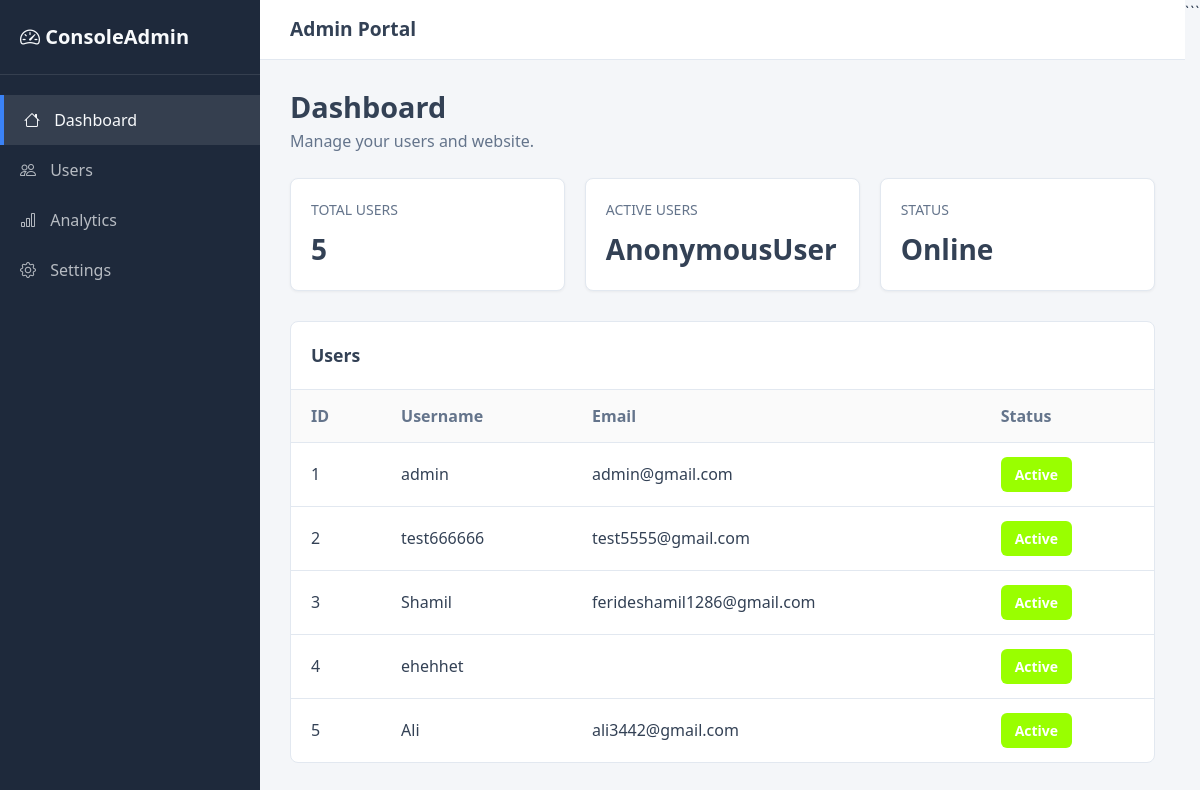
The app's page /admindashboard/ with its own data.
### users/models.py (models this page shows)
class Custom_User(AbstractUser):
    image = models.ImageField(upload_to="users/")
    phone = models.CharField(
    max_length=20,
    blank=True,
    null=True
    )

### main/views.py (the view)
# urls.py: path("admindashboard/",views.admin_dashboard,name="admindashboard"),
def admin_dashboard(request):
    users = User.objects.all()
    total_users = users.count()
    context = {
        "users": users,
        "total_users": total_users
    }
    return render(request, "admin_dashboard.html", context)

### templates/admin_dashboard.html (shortened to what this page needs)
<!DOCTYPE html>
<html lang="en">
<head>
    <link rel="stylesheet"
          href="https://cdn.jsdelivr.net/npm/bootstrap@4.0.0/dist/css/bootstrap.min.css">
    <link rel="stylesheet"
          href="https://cdn.jsdelivr.net/npm/bootstrap-icons@1.11.3/font/bootstrap-icons.min.css">
</head>
<body>
    <aside class="admin-sidebar">
        <div class="sidebar-brand">
            <i class="bi bi-speedometer2"></i>
            ConsoleAdmin
        </div>
        <ul class="sidebar-menu">
            <li class="active">
                <a href="#">
                    <i class="bi bi-house"></i>
                    Dashboard
                </a>
            </li>
            <li>
                <a href="#">
                    <i class="bi bi-people"></i>
                    Users
                </a>
            </li>
            <li>
                <a href="#">
                    <i class="bi bi-bar-chart"></i>
                    Analytics
                </a>
            </li>
            <li>
                <a href="#">
                    <i class="bi bi-gear"></i>
                    Settings
                </a>
            </li>
        </ul>
    </aside>
    <main class="admin-main">
        <header class="admin-header">
            <div class="admin-header-title">
                Admin Portal
            </div>
        </header>
        <div class="dashboard-content">
            <div class="page-title">
                <h1>Dashboard</h1>
                <p>Manage your users and website.</p>
            </div>
            <div class="metrics-grid">
                <div class="dashboard-card">
                    <div class="dashboard-card-title">
                        Total Users
                    </div>
                    <div class="dashboard-card-value">
                        {{ users|length }}
                    </div>
                </div>
                <div class="dashboard-card">
                    <div class="dashboard-card-title">
                        Active Users
                    </div>
                    <div class="dashboard-card-value">
                        {{request.user}}
                    </div>
                </div>
                <div class="dashboard-card">
                    <div class="dashboard-card-title">
                        Status
                    </div>
                    <div class="dashboard-card-value">
                        Online
                    </div>
                </div>
            </div>
            <div class="users-table-container">
                <div class="users-table-title">
                    Users
                </div>
                <table class="users-table">
                    <thead>
                        <tr>
                            <th>ID</th>
                            <th>Username</th>
                            <th>Email</th>
                            <th>Status</th>
                        </tr>
                    </thead>
                    <tbody>
                        {% for user in users %}
                        <tr>
                            <td>
                                {{ user.id }}
                            </td>
                            <td>
                                {{ user.username }}
                            </td>
                            <td>
                                {{ user.email }}
                            </td>
                            <td>
                                <form method="POST"
                                      action="{% url 'toggle_user_active' user.id %}">
                                    {% if user.is_active %}
                                        <button type="submit"
                                                class="status-btn active">
                                            Active
                                        </button>
                                    {% else %}
                                        <button type="submit"
                                                class="status-btn inactive">
                                            Inactive
                                        </button>
                                    {% endif %}
                                </form>
                            </td>
                        </tr>
                        {% empty %}
                        <tr>
                            <td colspan="4" class="text-center">
                                No users found.
                            </td>
                        </tr>
                        {% endfor %}
                    </tbody>
                </table>
            </div>
        </div>
    </main>
</body>
</html>

### templates/admin_dashboard.html (style rules this page uses)
:root { --bg-primary: #f4f6f9; --bg-sidebar: #1e293b; --bg-card: #ffffff; --text-main: #334155; --text-muted: #64748b; --text-light: #f8fafc; --accent: #3b82f6; --border: #e2e8f0; }
* { margin: 0; padding: 0; box-sizing: border-box; font-family: 'Segoe UI', Tahoma, Geneva, Verdana, sans-serif; }
body { background-color: var(--bg-primary); color: var(--text-main); display: flex; min-height: 100vh; }
.admin-sidebar { width: 260px; min-height: 100vh; background-color: var(--bg-sidebar); color: var(--text-light); flex-shrink: 0; }
.sidebar-brand { padding: 22px 20px; font-size: 1.25rem; font-weight: bold; border-bottom: 1px solid rgba(255, 255, 255, 0.1); }
.sidebar-menu { list-style: none; padding: 20px 0; margin: 0; }
.sidebar-menu li a { display: block; padding: 13px 20px; color: var(--text-light); text-decoration: none; opacity: 0.7; transition: 0.2s; }
.sidebar-menu li a:hover, .sidebar-menu li.active a { opacity: 1; background-color: rgba(255, 255, 255, 0.1); border-left: 4px solid var(--accent); }
.sidebar-menu i { margin-right: 10px; }
.admin-main { flex: 1; min-width: 0; }
.admin-header { background-color: var(--bg-card); padding: 15px 30px; display: flex; justify-content: space-between; align-items: center; border-bottom: 1px solid var(--border); }
.admin-header-title { font-size: 1.2rem; font-weight: 600; }
.dashboard-content { padding: 30px; }
.page-title { margin-bottom: 25px; }
.page-title h1 { font-size: 1.8rem; font-weight: 600; margin-bottom: 5px; }
.page-title p { color: var(--text-muted); margin: 0; }
.metrics-grid { display: grid; grid-template-columns: repeat(auto-fit, minmax(220px, 1fr)); gap: 20px; margin-bottom: 30px; }
.dashboard-card { background-color: var(--bg-card); padding: 20px; border-radius: 8px; border: 1px solid var(--border); box-shadow: 0 1px 3px rgba(0, 0, 0, 0.05); }
.dashboard-card-title { font-size: 0.875rem; color: var(--text-muted); margin-bottom: 8px; text-transform: uppercase; }
.dashboard-card-value { font-size: 1.75rem; font-weight: bold; }
.users-table-container { background-color: var(--bg-card); border-radius: 8px; border: 1px solid var(--border); overflow-x: auto; }
.users-table-title { padding: 20px; border-bottom: 1px solid var(--border); font-size: 1.1rem; font-weight: 600; }
.users-table { width: 100%; border-collapse: collapse; }
.users-table th, .users-table td { padding: 14px 20px; border-bottom: 1px solid var(--border); text-align: left; white-space: nowrap; }
.users-table th { background-color: rgba(0, 0, 0, 0.02); color: var(--text-muted); font-weight: 600; }
.users-table tr:last-child td { border-bottom: none; }
.status-btn { border: none; padding: 7px 14px; border-radius: 6px; color: white; cursor: pointer; font-weight: 600; font-size: 14px; }
.status-btn.active { background-color: #99ff00; }

### records on screen
Custom_User: id "1", username "admin", email "admin@gmail.com", is_active "Active"
Custom_User: id "2", username "test666666", email "test5555@gmail.com", is_active "Active"
Custom_User: id "3", username "Shamil", email "ferideshamil1286@gmail.com", is_active "Active"
Custom_User: id "4", username "ehehhet", is_active "Active"
Custom_User: id "5", username "Ali", email "ali3442@gmail.com", is_active "Active"

### other values on screen
{{ users|length }} "5"
{{ request.user }} "AnonymousUser"
